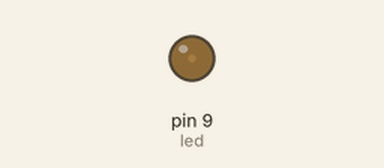
Bench run of a sketch on a simulated Arduino Uno, built with avr-gcc and run on an emulated ATmega328P. On the bench: output pins drawn as LEDs (lit = HIGH).

Above: at 0.15 s.
At 0.75 s:
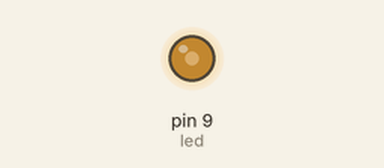
At 1.6 s:
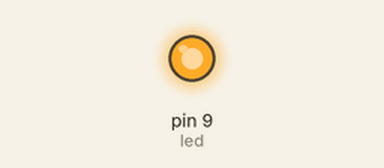
Timing chart, 0 to 3.1 s (numbered marks = the images above):
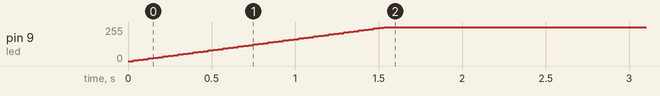

Measured:
- by itself, pin 9 (led): moves from 0/255 to 255/255 over 1.5 s

The sketch:

sketch_jun06a.ino
```cpp
int led=9;
int brightness=0;
int fadeamount=5;
void setup() {
pinMode(led,OUTPUT);

}

void loop() {
  analogWrite(led,brightness);
  if(brightness<=255){
    brightness=brightness+fadeamount;
  }
  else if(brightness>=0){
    brightness=brightness-fadeamount;
  }
  delay(30);
}
```
